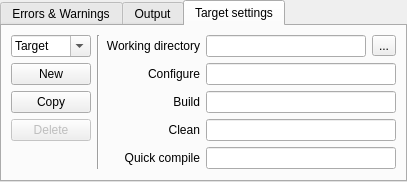
<?xml version="1.0" encoding="UTF-8"?>
<ui version="4.0">
 <class>build</class>
 <widget class="QWidget" name="build">
  <property name="geometry">
   <rect>
    <x>0</x>
    <y>0</y>
    <width>407</width>
    <height>178</height>
   </rect>
  </property>
  <layout class="QVBoxLayout" name="verticalLayout">
   <property name="spacing">
    <number>0</number>
   </property>
   <property name="margin">
    <number>0</number>
   </property>
   <item>
    <widget class="KTabWidget" name="ktabwidget">
     <property name="currentIndex">
      <number>2</number>
     </property>
     <widget class="QWidget" name="errs">
      <attribute name="title">
       <string>Errors &amp;&amp; Warnings</string>
      </attribute>
      <layout class="QVBoxLayout" name="verticalLayout_3">
       <item>
        <widget class="QTreeWidget" name="errTreeWidget">
         <property name="autoScroll">
          <bool>false</bool>
         </property>
         <property name="alternatingRowColors">
          <bool>true</bool>
         </property>
         <property name="rootIsDecorated">
          <bool>false</bool>
         </property>
         <property name="allColumnsShowFocus">
          <bool>true</bool>
         </property>
         <column>
          <property name="text">
           <string comment="Header for the file name column">File</string>
          </property>
         </column>
         <column>
          <property name="text">
           <string comment="Header for the line number column">Line</string>
          </property>
         </column>
         <column>
          <property name="text">
           <string comment="Header for the error message column">Message</string>
          </property>
         </column>
        </widget>
       </item>
      </layout>
     </widget>
     <widget class="QWidget" name="output">
      <attribute name="title">
       <string>Output</string>
      </attribute>
      <layout class="QVBoxLayout" name="verticalLayout_2">
       <item>
        <widget class="QPlainTextEdit" name="plainTextEdit">
         <property name="tabChangesFocus">
          <bool>true</bool>
         </property>
         <property name="undoRedoEnabled">
          <bool>false</bool>
         </property>
         <property name="lineWrapMode">
          <enum>QPlainTextEdit::WidgetWidth</enum>
         </property>
         <property name="readOnly">
          <bool>true</bool>
         </property>
         <property name="textInteractionFlags">
          <set>Qt::TextSelectableByKeyboard|Qt::TextSelectableByMouse</set>
         </property>
        </widget>
       </item>
      </layout>
     </widget>
     <widget class="QWidget" name="settings">
      <attribute name="title">
       <string>Target settings</string>
      </attribute>
      <layout class="QGridLayout" name="gridLayout">
       <item row="0" column="0">
        <widget class="QComboBox" name="targetCombo">
         <property name="enabled">
          <bool>true</bool>
         </property>
         <property name="editable">
          <bool>true</bool>
         </property>
         <property name="insertPolicy">
          <enum>QComboBox::InsertAtCurrent</enum>
         </property>
         <item>
          <property name="text">
           <string>Target</string>
          </property>
         </item>
        </widget>
       </item>
       <item row="0" column="1" rowspan="5">
        <widget class="Line" name="line">
         <property name="orientation">
          <enum>Qt::Vertical</enum>
         </property>
        </widget>
       </item>
       <item row="0" column="2">
        <widget class="QLabel" name="label">
         <property name="text">
          <string>Working directory</string>
         </property>
         <property name="alignment">
          <set>Qt::AlignRight|Qt::AlignTrailing|Qt::AlignVCenter</set>
         </property>
         <property name="buddy">
          <cstring>buildDir</cstring>
         </property>
        </widget>
       </item>
       <item row="0" column="3">
        <widget class="KLineEdit" name="buildDir">
         <property name="toolTip">
          <string>Leave empty to use the directory of the current document. </string>
         </property>
         <property name="showClearButton" stdset="0">
          <bool>true</bool>
         </property>
        </widget>
       </item>
       <item row="0" column="4">
        <widget class="QToolButton" name="browse">
         <property name="text">
          <string>...</string>
         </property>
        </widget>
       </item>
       <item row="1" column="0">
        <widget class="KPushButton" name="newTarget">
         <property name="text">
          <string>New</string>
         </property>
        </widget>
       </item>
       <item row="1" column="2">
        <widget class="QLabel" name="label_5">
         <property name="text">
          <string>Configure</string>
         </property>
         <property name="alignment">
          <set>Qt::AlignRight|Qt::AlignTrailing|Qt::AlignVCenter</set>
         </property>
         <property name="buddy">
          <cstring>configCmd</cstring>
         </property>
        </widget>
       </item>
       <item row="1" column="3" colspan="2">
        <widget class="KLineEdit" name="configCmd">
         <property name="showClearButton" stdset="0">
          <bool>true</bool>
         </property>
        </widget>
       </item>
       <item row="2" column="0">
        <widget class="KPushButton" name="copyTarget">
         <property name="text">
          <string>Copy</string>
         </property>
        </widget>
       </item>
       <item row="2" column="2">
        <widget class="QLabel" name="label_2">
         <property name="text">
          <string>Build</string>
         </property>
         <property name="alignment">
          <set>Qt::AlignRight|Qt::AlignTrailing|Qt::AlignVCenter</set>
         </property>
         <property name="buddy">
          <cstring>buildCmd</cstring>
         </property>
        </widget>
       </item>
       <item row="2" column="3" colspan="2">
        <widget class="KLineEdit" name="buildCmd">
         <property name="showClearButton" stdset="0">
          <bool>true</bool>
         </property>
        </widget>
       </item>
       <item row="3" column="0">
        <widget class="KPushButton" name="deleteTarget">
         <property name="enabled">
          <bool>false</bool>
         </property>
         <property name="text">
          <string>Delete</string>
         </property>
        </widget>
       </item>
       <item row="3" column="2">
        <widget class="QLabel" name="label_4">
         <property name="text">
          <string>Clean</string>
         </property>
         <property name="alignment">
          <set>Qt::AlignRight|Qt::AlignTrailing|Qt::AlignVCenter</set>
         </property>
         <property name="buddy">
          <cstring>cleanCmd</cstring>
         </property>
        </widget>
       </item>
       <item row="3" column="3" colspan="2">
        <widget class="KLineEdit" name="cleanCmd">
         <property name="showClearButton" stdset="0">
          <bool>true</bool>
         </property>
        </widget>
       </item>
       <item row="4" column="2">
        <widget class="QLabel" name="label_3">
         <property name="text">
          <string>Quick compile</string>
         </property>
         <property name="alignment">
          <set>Qt::AlignRight|Qt::AlignTrailing|Qt::AlignVCenter</set>
         </property>
         <property name="buddy">
          <cstring>quickCmd</cstring>
         </property>
        </widget>
       </item>
       <item row="4" column="3" colspan="2">
        <widget class="KLineEdit" name="quickCmd">
         <property name="toolTip">
          <string>Use &quot;%f&quot; for current file and &quot;%d&quot; for directory of current file.</string>
         </property>
         <property name="showClearButton" stdset="0">
          <bool>true</bool>
         </property>
        </widget>
       </item>
       <item row="5" column="3">
        <spacer name="verticalSpacer">
         <property name="orientation">
          <enum>Qt::Vertical</enum>
         </property>
         <property name="sizeHint" stdset="0">
          <size>
           <width>20</width>
           <height>178</height>
          </size>
         </property>
        </spacer>
       </item>
      </layout>
     </widget>
    </widget>
   </item>
  </layout>
 </widget>
 <customwidgets>
  <customwidget>
   <class>KPushButton</class>
   <extends>QPushButton</extends>
   <header>kpushbutton.h</header>
  </customwidget>
  <customwidget>
   <class>KLineEdit</class>
   <extends>QLineEdit</extends>
   <header>klineedit.h</header>
  </customwidget>
  <customwidget>
   <class>KTabWidget</class>
   <extends>QTabWidget</extends>
   <header>ktabwidget.h</header>
   <container>1</container>
  </customwidget>
 </customwidgets>
 <tabstops>
  <tabstop>errTreeWidget</tabstop>
  <tabstop>plainTextEdit</tabstop>
  <tabstop>buildDir</tabstop>
  <tabstop>browse</tabstop>
  <tabstop>configCmd</tabstop>
  <tabstop>buildCmd</tabstop>
  <tabstop>cleanCmd</tabstop>
  <tabstop>quickCmd</tabstop>
  <tabstop>targetCombo</tabstop>
  <tabstop>newTarget</tabstop>
  <tabstop>copyTarget</tabstop>
  <tabstop>deleteTarget</tabstop>
  <tabstop>ktabwidget</tabstop>
 </tabstops>
 <resources/>
 <connections/>
</ui>
